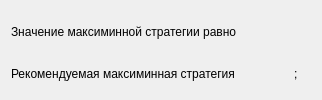
          <widget class="QWidget" name="tab_10_1">
           <property name="sizePolicy">
            <sizepolicy hsizetype="Preferred" vsizetype="Expanding">
             <horstretch>0</horstretch>
             <verstretch>0</verstretch>
            </sizepolicy>
           </property>
           <attribute name="title">
            <string>Максиминная стратегия</string>
           </attribute>
           <layout class="QVBoxLayout" name="verticalLayout_12">
            <item>
             <layout class="QHBoxLayout" name="horizontalLayout_21">
              <property name="topMargin">
               <number>6</number>
              </property>
              <item>
               <widget class="QLabel" name="label_35">
                <property name="text">
                 <string>Значение максиминной стратегии равно</string>
                </property>
               </widget>
              </item>
              <item>
               <spacer name="horizontalSpacer_23">
                <property name="orientation">
                 <enum>Qt::Horizontal</enum>
                </property>
                <property name="sizeHint" stdset="0">
                 <size>
                  <width>40</width>
                  <height>20</height>
                 </size>
                </property>
               </spacer>
              </item>
              <item>
               <widget class="QLabel" name="res_10_1">
                <property name="text">
                 <string/>
                </property>
               </widget>
              </item>
             </layout>
            </item>
            <item>
             <layout class="QHBoxLayout" name="horizontalLayout_20">
              <property name="topMargin">
               <number>6</number>
              </property>
              <item>
               <widget class="QLabel" name="label_33">
                <property name="text">
                 <string>Рекомендуемая максиминная стратегия</string>
                </property>
               </widget>
              </item>
              <item>
               <spacer name="horizontalSpacer_22">
                <property name="orientation">
                 <enum>Qt::Horizontal</enum>
                </property>
                <property name="sizeHint" stdset="0">
                 <size>
                  <width>40</width>
                  <height>20</height>
                 </size>
                </property>
               </spacer>
              </item>
              <item>
               <widget class="QLabel" name="str_10_1">
                <property name="text">
                 <string/>
                </property>
               </widget>
              </item>
              <item>
               <widget class="QLabel" name="label_34">
                <property name="text">
                 <string>;</string>
                </property>
               </widget>
              </item>
              <item>
               <widget class="QLabel" name="str_10_2">
                <property name="text">
                 <string/>
                </property>
               </widget>
              </item>
             </layout>
            </item>
           </layout>
          </widget>
